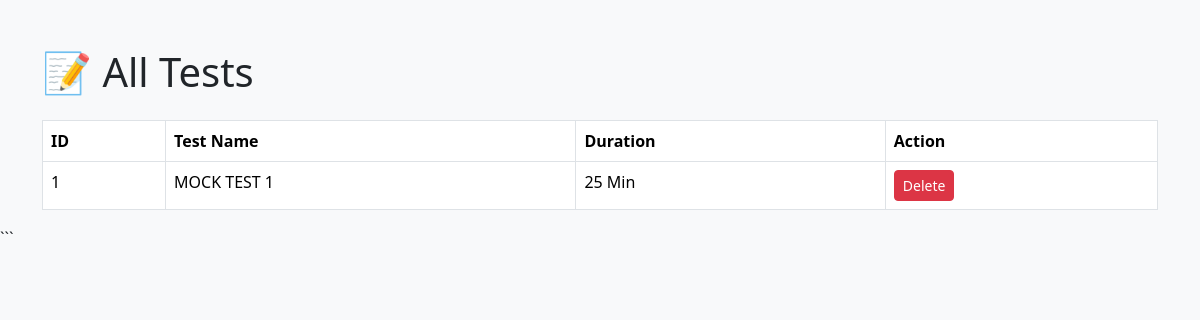
Before: /view_tests (signed in) with the older database file.
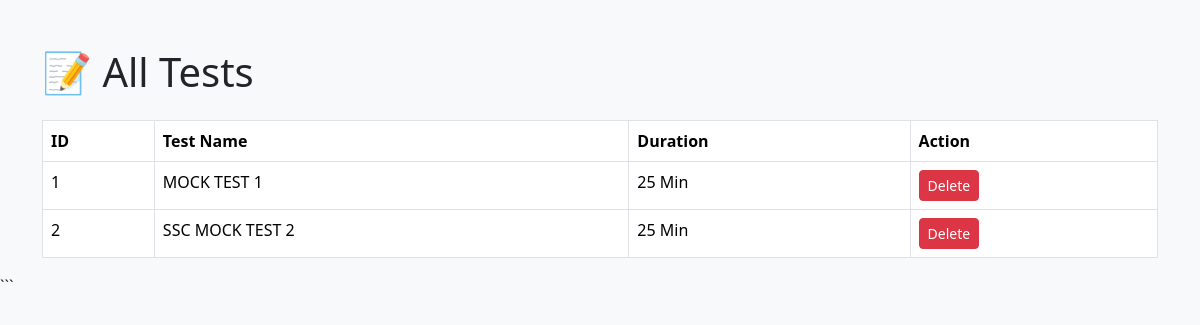
After: the same page with the newer database file.
### tables this page shows
CREATE TABLE tests(
    id INTEGER PRIMARY KEY AUTOINCREMENT,
    test_name TEXT NOT NULL,
    category_id INTEGER,
    duration INTEGER
);

### app.py (the view)
@app.route("/view_tests")
def view_tests():
    if "admin" not in session:
        return redirect("/admin")
    conn = sqlite3.connect(
        "mocktest.db"
    )
    cursor = conn.cursor()
    cursor.execute(
        "SELECT * FROM tests"
    )
    tests = cursor.fetchall()
    conn.close()
    return render_template(
        "view_tests.html",
        tests=tests
    )

### templates/view_tests.html (shortened to what this page needs)
<!DOCTYPE html>
<html>
<head>
<link href="https://cdn.jsdelivr.net/npm/bootstrap@5.3.3/dist/css/bootstrap.min.css" rel="stylesheet">
</head>
<body class="bg-light">
<div class="container mt-5">
<h1>📝 All Tests</h1>
<table class="table table-bordered bg-white mt-4">
<tr>
<th>ID</th>
<th>Test Name</th>
<th>Duration</th>
<th>Action</th>
</tr>
{% for test in tests %}
<tr>
<td>{{ test[0] }}</td>
<td>{{ test[1] }}</td>
<td>{{ test[3] }} Min</td>
<td>
<a href="/delete_test/{{ test[0] }}"
class="btn btn-danger btn-sm">
Delete
</a>
</td>
</tr>
{% endfor %}
</table>
</div>
</body>
</html>

Changed rows visible on the page:
added tests: id "2", test_name "SSC MOCK TEST 2", duration "25"
